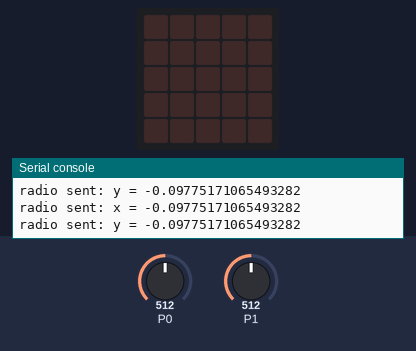
Bench run of a program on a simulated BBC micro:bit (MakeCode). Shown: the board's 5×5 LED display, the last lines printed to the serial console. The inputs (shaded band) are chosen by the test bench; at power-on: P0 = 512, P1 = 512 (analog values on the 0–1023 scale). No radio messages arrive unless stated (any console line starting 'radio sent:' is added by the test bench).

Above: at 1.2 s.
1.3 s: P0 set to 600
2.8 s: P0 set to 623
At 4.9 s:
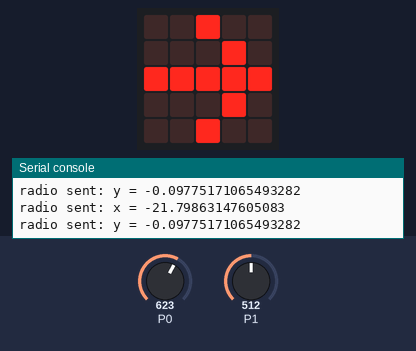
5.8 s: P1 set to 716
At 6.87 s:
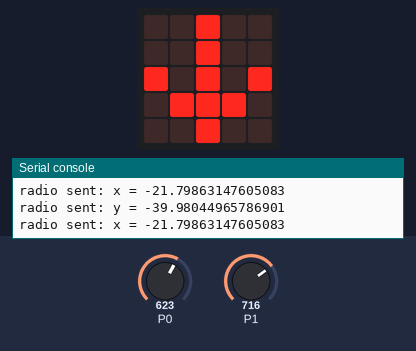
8.8 s: P1 set to 631
11.8 s: P1 set to 597
14.8 s: P0 set to 306
At 17.1 s:
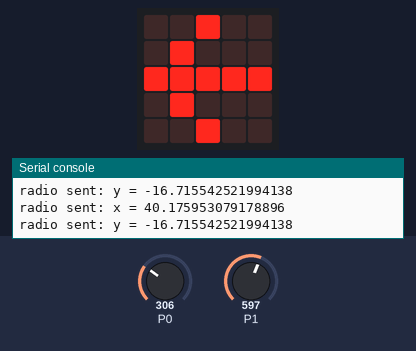
Timing chart, 0 to 18.6 s (numbered marks = the images above; inputs shaded):
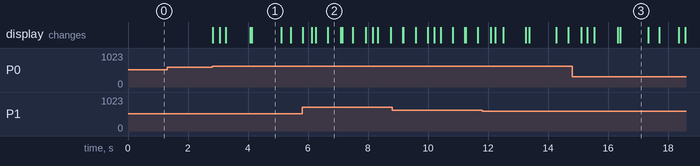

Measured:
- the behaviour switches between 613 and 614 on P0 (found by bisection; images 0 and 1)
- after the input at 2.8 s, the display: changes at once (image 1)
- after the input at 5.8 s, the display: changes at once (image 2)
- after the input at 14.8 s, the display: changes after 0.31 s (image 3)
- what the display in image 1 shows lasts 1.0 s, from 4.1 s to 5.1 s
- what the display in image 2 shows lasts 0.4 s, from 6.7 s to 7.1 s
- what the display in image 3 shows lasts 0.9 s, from 16.4 s to 17.3 s

The program:

main.ts
```typescript
//bbc-microbit-demos-02-a-ringbitcar-rc-with-joystic-remote2-prg
let Y = 0
let X = 0
radio.setGroup(90)
let szorzo = 3
music.setVolume(255)
basic.forever(function () {
    basic.clearScreen()
    basic.pause(1000)
})
basic.forever(function () {
    X = pins.analogReadPin(AnalogPin.P0)
    X = Math.map(X, 1023, 0, -100, 100)
    if (X > 20) {
        images.arrowImage(ArrowNames.West).showImage(0)
    }
    if (X < -20) {
        images.arrowImage(ArrowNames.East).showImage(0)
    }
    radio.sendValue("x", X)
    Y = pins.analogReadPin(AnalogPin.P1)
    Y = Math.map(Y, 1023, 0, -100, 100)
    if (Y > 20) {
        images.arrowImage(ArrowNames.North).showImage(0)
    }
    if (Y < -20) {
        images.arrowImage(ArrowNames.South).showImage(0)
    }
    radio.sendValue("y", Y)
    basic.pause(10)
})
```

test.ts
```typescript
// ide kerülnek a tesztek; a rendszer ezt nem kompilálja, ha a csomagot bővítményként használják.
```
